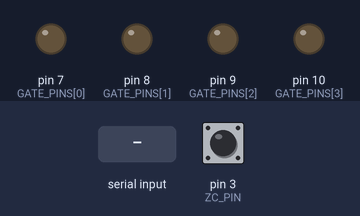
Simulated run of this sketch. Board: Arduino Nano, built with avr-gcc and run on an emulated ATmega328P. On the bench: output pins drawn as LEDs (lit = HIGH). The test bench sets the inputs (shaded band); at power-on: pin 3 (ZC_PIN) HIGH.

Above: at 1.2 s.
1.3 s: "90,45,200,10,150\n" received over Serial
At 2.4 s:
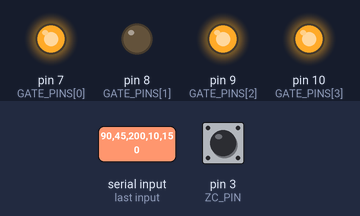
At 4.1 s:
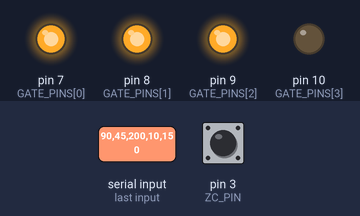
4.3 s: "90,45,200,10\n" received over Serial
At 6.6 s:
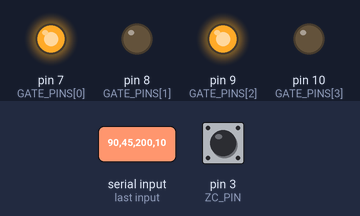
Timing chart, 0 to 9.8 s (numbered marks = the images above; inputs shaded):
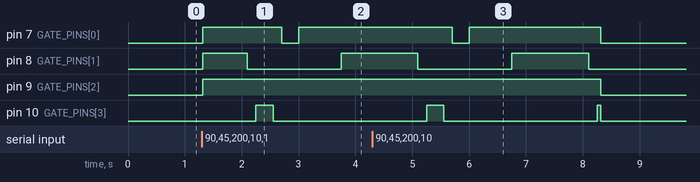

The sketch:

nano2.ino
```cpp
/**
 * =================================================================================
 * FIRMWARE DE PRODUCCIÓN DEL ARDUINO NANO — CONTROL DE TRIACS (nano2.ino)
 * =================================================================================
 * Plataforma: Arduino Nano (ATmega328P @ 16 MHz)
 * Módulo de potencia: Dimmer AC de 4 canales (4x TRIACs BTA24-800BW + MOC3021)
 * Librería: JELDimmer2 (conmutación por tiempo proporcional en ventanas fijas)
 *
 * ¿QUÉ HACE ESTE PROGRAMA?
 * Es el firmware oficial y activo de producción para el microcontrolador esclavo
 * Arduino Nano de la planta piloto de electrodeposición. Recibe porcentajes de
 * potencia (0-100%) enviados por UART2 desde el nodo maestro ESP32-S3 (RTOS 2.0)
 * y modula la potencia térmica de las 4 tinas químicas mediante TIEMPO PROPORCIONAL
 * (Burst Firing por software) en ventanas temporales fijas de 3000 ms.
 *
 * ESTRATEGIA DE CONMUTACIÓN Y HARDWARE:
 * A diferencia del recorte de fase tradicional que conmuta a mitad de senoidal,
 * este firmware modula por ráfagas de tiempo proporcional (3 s). El hardware
 * cuenta con optoacopladores MOC3021 (fase aleatoria) y la línea D3 (ZC_PIN) está
 * reservada como entrada para sincronización futura en banco (S11).
 *
 * SEGURIDAD (WATCHDOG DUAL: HARDWARE AVR + TIMEOUT UART):
 * 1. Watchdog de Hardware (WDT): Configurado a 1000 ms (WDTO_1S). Si el lazo loop()
 *    se bloquea, el microcontrolador se reinicia automáticamente y las compuertas
 *    arrancan forzadas a nivel BAJO (LOW).
 * 2. Timeout UART: Si no se reciben tramas periódicas del ESP32 durante más de 4000 ms,
 *    todas las potencias se fijan en 0% y las compuertas se apagan inmediatamente.
 * =================================================================================
 */

#include <Arduino.h>
#include <avr/wdt.h>
#include "JELDimmer2.h"

// =================================================================================
// PINES DEL HARDWARE
// =================================================================================
const int ZC_PIN = 3;                  // Pin de cruce por cero (reservado hardware)
const int GATE_PINS[] = {7, 8, 9, 10}; // Pines de disparo a los TRIACs
const int NUM_CANALES = 4;             // Cantidad de canales de potencia

// Objeto de la librería JELDimmer2
JELDimmer2 dimmer;

// =================================================================================
// VARIABLES DE CONTROL Y ESCALONAMIENTO (S10)
// =================================================================================
const unsigned long WINDOW_SIZE_MS = 3000; // Duración de la ventana de tiempo proporcional (3 seg)
unsigned long windowStart = 0;              // Inicio de la ventana actual
int potencias[4] = {0, 0, 0, 0};           // Potencias recibidas del ESP32 (0 a 100%)

// S10: Desfase de inicio de ventana por canal (750 ms) para evitar inrush simultáneo de 1.37 kW
const unsigned long DESFASE_CANAL_MS[4] = {0, 750, 1500, 2250};

// Perro guardián de comunicación
unsigned long ultimaComunicacionMs = 0;
const unsigned long TIMEOUT_UART_MS = 4000; // Apagar si no hay datos en 4 segundos

// Buffer para recepción serie byte a byte
char rxBuf[48];
uint8_t rxPos = 0;

/*
 * =================================================================================
 * S11: SINCRONIZACIÓN DE CRUCE POR CERO (ISR EN PIN D3 / INT1)
 * =================================================================================
 * ESTADO: PENDIENTE DE VALIDACIÓN EN BANCO DE PRUEBAS FÍSICO CON OSCILOSCOPIO.
 * Requiere circuito acondicionador conectado a D3 y optoacopladores MOC3041/43.
 * =================================================================================
 */
volatile unsigned long contadorSemiciclosZC = 0;
void isrCrucePorCero() {
  contadorSemiciclosZC++;
}

/**
 * @brief S7: Calcula el CRC-8 estándar (polinomio 0x07, init 0x00).
 */
uint8_t calcularCRC8(const uint8_t *data, size_t len) {
  uint8_t crc = 0x00;
  for (size_t i = 0; i < len; i++) {
    crc ^= data[i];
    for (uint8_t b = 0; b < 8; b++) {
      if (crc & 0x80) {
        crc = (crc << 1) ^ 0x07;
      } else {
        crc <<= 1;
      }
    }
  }
  return crc;
}

/**
 * Configuración inicial del Arduino Nano.
 */
void setup() {
  // 1. Deshabilitar WDT previo si venimos de un reinicio por watchdog
  wdt_disable();

  // 2. Seguridad inmediata: forzar compuertas de TRIACs en LOW antes de cualquier inicialización
  for (int i = 0; i < NUM_CANALES; i++) {
    pinMode(GATE_PINS[i], OUTPUT);
    digitalWrite(GATE_PINS[i], LOW);
  }

  Serial.begin(9600);

  // 3. Inicializar el módulo dimmer con los 4 pines de disparo y el pin ZC
  dimmer.begin(GATE_PINS[0], GATE_PINS[1], GATE_PINS[2], GATE_PINS[3], ZC_PIN);
  for (int i = 0; i < NUM_CANALES; i++) {
    dimmer.APC_OFF(GATE_PINS[i]);
  }

  // S11: ISR de cruce por cero en pin D3 (INT1) - Marcado "pendiente de validación en banco"
  pinMode(ZC_PIN, INPUT_PULLUP);
  attachInterrupt(digitalPinToInterrupt(ZC_PIN), isrCrucePorCero, RISING);

  windowStart = millis();
  ultimaComunicacionMs = millis();

  // 4. Activar Watchdog de hardware a 1 segundo
  wdt_enable(WDTO_1S);
}

/**
 * Bucle principal.
 */
void loop() {
  // --- 0. ALIMENTAR WATCHDOG DE HARDWARE ---
  wdt_reset();

  // --- 1. RECEPCIÓN SERIE (byte a byte, sin bloquear) ---
  // Formato S7 esperado del ESP32: "p0,p1,p2,p3,seq*crc\n" o comando "RST*crc\n"
  while (Serial.available() > 0) {
    char c = Serial.read();
    if (c == '\n') {
      rxBuf[rxPos] = '\0';

      // Orden de reinicio sincronizado desde ESP32: "RST*crc"
      if (strncmp(rxBuf, "RST*", 4) == 0) {
        uint8_t crcEsp = calcularCRC8((const uint8_t*)"RST", 3);
        uint8_t crcRec = (uint8_t)strtoul(rxBuf + 4, NULL, 16);
        if (crcRec == crcEsp) {
          wdt_enable(WDTO_15MS);
          while (1);
        }
      }

      // S7: Trama estructurada con CRC8 y secuencia: "p0,p1,p2,p3,seq*crc"
      char *sep = strchr(rxBuf, '*');
      if (sep != NULL) {
        size_t lenCarga = sep - rxBuf;
        uint8_t crcCalculado = calcularCRC8((const uint8_t*)rxBuf, lenCarga);
        uint8_t crcRecibido = (uint8_t)strtoul(sep + 1, NULL, 16);
        if (crcCalculado == crcRecibido) {
          int p0, p1, p2, p3;
          unsigned int seq;
          if (sscanf(rxBuf, "%d,%d,%d,%d,%u", &p0, &p1, &p2, &p3, &seq) >= 4) {
            potencias[0] = constrain(p0, 0, 100);
            potencias[1] = constrain(p1, 0, 100);
            potencias[2] = constrain(p2, 0, 100);
            potencias[3] = constrain(p3, 0, 100);
            ultimaComunicacionMs = millis();
          }
        }
        // Si el CRC es inválido, se descarta la trama y se mantienen las potencias
      } else {
        // Fallback retrocompatible para tramas sin CRC: "p0,p1,p2,p3"
        int p0, p1, p2, p3;
        if (sscanf(rxBuf, "%d,%d,%d,%d", &p0, &p1, &p2, &p3) == 4) {
          potencias[0] = constrain(p0, 0, 100);
          potencias[1] = constrain(p1, 0, 100);
          potencias[2] = constrain(p2, 0, 100);
          potencias[3] = constrain(p3, 0, 100);
          ultimaComunicacionMs = millis();
        }
      }
      rxPos = 0;
    } else if (c != '\r' && rxPos < sizeof(rxBuf) - 1) {
      rxBuf[rxPos++] = c;
    }
  }

  // --- 2. PERRO GUARDIÁN DE COMUNICACIÓN ---
  if (millis() - ultimaComunicacionMs > TIMEOUT_UART_MS) {
    for (int i = 0; i < NUM_CANALES; i++) {
      potencias[i] = 0;
    }
  }

  // --- 3. LÓGICA DE TIEMPO PROPORCIONAL ESCALONADA (S10) ---
  unsigned long ahora = millis();
  if (ahora - windowStart >= WINDOW_SIZE_MS) {
    windowStart = ahora; // Reiniciar ventana
  }

  unsigned long tiempoTranscurrido = ahora - windowStart;

  // --- 4. ENCENDER O APAGAR CADA CANAL SEGÚN SU PORCENTAJE (S10: Escalonamiento 750 ms) ---
  for (int i = 0; i < NUM_CANALES; i++) {
    unsigned long tiempoEncendido = (WINDOW_SIZE_MS * (unsigned long)potencias[i]) / 100;
    unsigned long tiempoCanal = (tiempoTranscurrido + WINDOW_SIZE_MS - DESFASE_CANAL_MS[i]) % WINDOW_SIZE_MS;

    if (potencias[i] == 0) {
      dimmer.APC_OFF(GATE_PINS[i]);       // 0% → siempre apagado
    }
    else if (tiempoCanal < tiempoEncendido) {
      dimmer.APC_ON(GATE_PINS[i]);        // Dentro del tiempo encendido escalonado → ON
    }
    else {
      dimmer.APC_OFF(GATE_PINS[i]);       // Fuera del tiempo encendido → OFF
    }
  }
}
```

JELDimmer2.cpp
```cpp
#include "JELDimmer2.h"

/**
 * =================================================================================
 * IMPLEMENTACIÓN DE LA LIBRERÍA JELDimmer2 (JELDimmer2.cpp)
 * =================================================================================
 * Implementación básica del control ON/OFF para un módulo dimmer AC de 4 canales.
 * La función setPower() está declarada pero no implementada porque en nano2.ino
 * se usa la lógica de tiempo proporcional directamente con APC_ON/APC_OFF.
 * =================================================================================
 */

JELDimmer2::JELDimmer2() {}

/**
 * Configura los 4 pines de disparo como salidas (inicialmente apagados)
 * y el pin de cruce por cero como entrada con pull-up interno.
 */
void JELDimmer2::begin(int pin1, int pin2, int pin3, int pin4, int zcPin) {
    int pins[4] = {pin1, pin2, pin3, pin4};
    for (int i = 0; i < 4; i++) {
        pinMode(pins[i], OUTPUT);
        digitalWrite(pins[i], LOW);
    }
    pinMode(zcPin, INPUT_PULLUP);
}

/**
 * Función reservada para control de potencia variable por canal.
 * No está implementada en esta versión de la librería.
 * En su lugar, nano2.ino controla la potencia usando APC_ON/APC_OFF
 * con lógica de tiempo proporcional.
 */
void JELDimmer2::setPower(int channel, int percent) {
    // No implementada — ver nano2.ino para la lógica de tiempo proporcional
}

/** Enciende un canal poniendo su pin en HIGH. */
void JELDimmer2::APC_ON(int pin) {
    digitalWrite(pin, HIGH);
}

/** Apaga un canal poniendo su pin en LOW. */
void JELDimmer2::APC_OFF(int pin) {
    digitalWrite(pin, LOW);
}
```

JELDimmer2.h
```cpp
#ifndef JELDIMMER2_H
#define JELDIMMER2_H

#include <Arduino.h>

/**
 * =================================================================================
 * LIBRERÍA DE CONTROL DIMMER AC DE 4 CANALES (JELDimmer2.h)
 * =================================================================================
 * Controla un módulo dimmer de corriente alterna de 4 canales. Proporciona
 * funciones simples para encender y apagar cada canal (ON/OFF a ciclos completos).
 *
 * FUNCIONES DISPONIBLES:
 *   begin()    → Configura los pines de salida y el pin de cruce por cero
 *   APC_ON()   → Enciende un canal (pin HIGH)
 *   APC_OFF()  → Apaga un canal (pin LOW)
 *   setPower() → (No implementada, reservada para uso futuro)
 * =================================================================================
 */

class JELDimmer2 {
public:
    JELDimmer2();

    /** Inicializa los 4 pines de disparo como salidas y el pin de cruce por cero como entrada. */
    void begin(int pin1, int pin2, int pin3, int pin4, int zcPin);

    /**
     * Función reservada para implementar control de potencia variable.
     * Actualmente NO está implementada — se usan APC_ON/APC_OFF directamente.
     */
    void setPower(int channel, int percent);

    /** Enciende un canal poniendo su pin de disparo en HIGH. */
    void APC_ON(int pin);

    /** Apaga un canal poniendo su pin de disparo en LOW. */
    void APC_OFF(int pin);
};

#endif // JELDIMMER2_H
```

Measured:
- after the input at 1.3 s, pin 7 (GATE_PINS[0]): LOW → HIGH at once, → LOW 1.4 s later, → HIGH 0.30 s later; pin 8 (GATE_PINS[1]): LOW → HIGH at once, → LOW 0.78 s later, → HIGH 1.7 s later; pin 9 (GATE_PINS[2]): LOW → HIGH at once; pin 10 (GATE_PINS[3]): LOW → HIGH after 0.95 s, → LOW 0.30 s later
- after the input at 4.3 s, pin 7 (GATE_PINS[0]): HIGH → LOW after 1.4 s instead of 1.0 s; pin 9 (GATE_PINS[2]): HIGH → LOW after 4.0 s instead of 1.0 s
